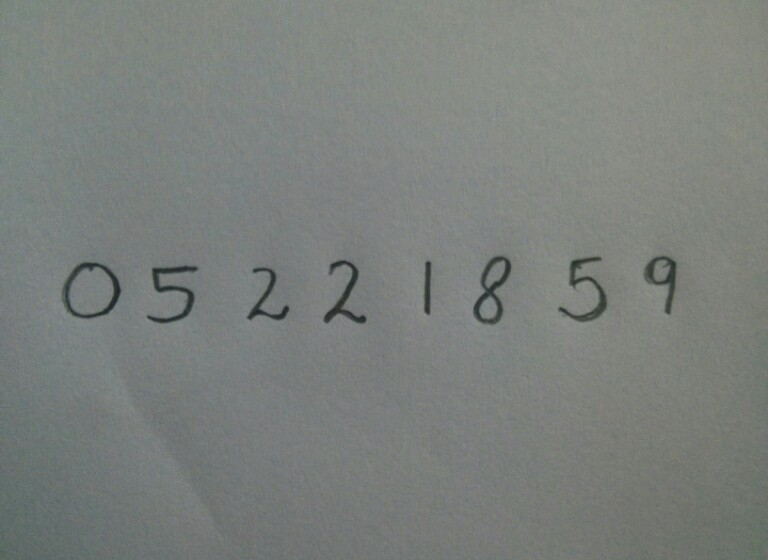
#> input picture Tensorflow Testing/digit recognization/photo_1.jpg, 768 x 560 px, given in place of the camera
$ jupyter execute --allow-errors mnist.ipynb   (older library calls are emulated)
#> lines starting #> are read from the running program, lines starting #| are printed output that depends on the picture; after the words box and inside, x2 and y2 are one past the last pixel; in counts of white or black regions, pixels touching at a corner belong together
#> further down, im is the input picture: shape (560, 768, 3); mean B, G, R 123.9, 127.4, 123
#> `ret, im_th = cv2.threshold(im_gray, 120, 255, cv2.THRESH_BINARY_INV)`:
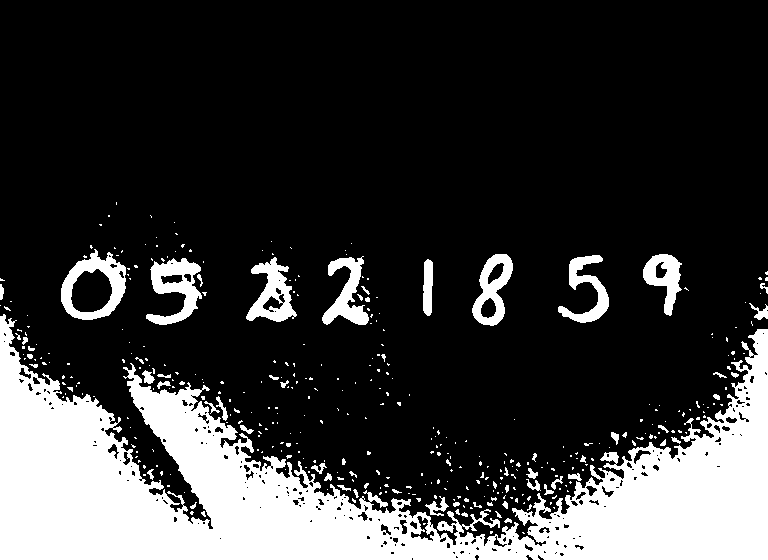
#> im_th: shape (560, 768); 21.8% white; 398 white regions (336 under 20 px)
#> `ima, ctrs, hier = cv2.findContours(im_th.copy(), cv2.RETR_EXTERNAL, cv..`: ctrs = 397 contours, 363 with area under 20; largest, box (x1, y1, x2, y2) and area: (0, 314, 768, 560) 78610, (61, 249, 126, 320) 3198, (146, 258, 202, 325) 1862, (472, 254, 513, 326) 1742, (246, 257, 297, 322) 1667
#> `cv2.drawContours(im, ctrs, -1, (173,213,0), 3)`:
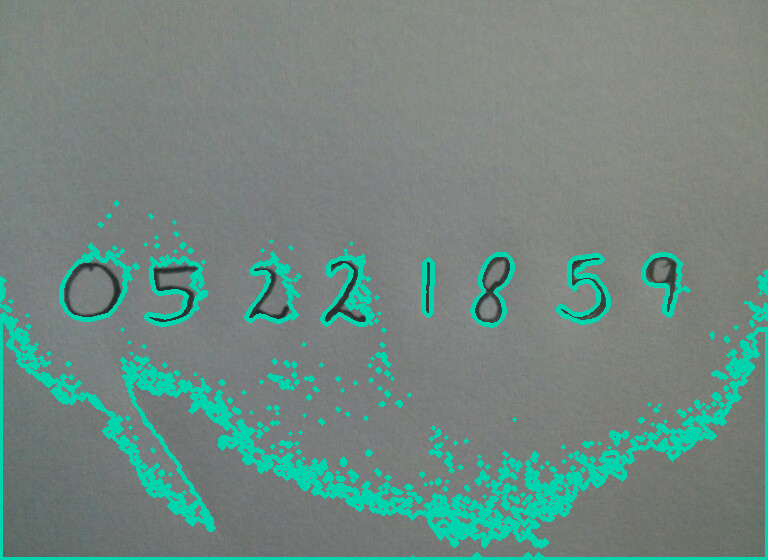
#> im: shape (560, 768, 3); 9.34% of pixels changed, all inside (x1, y1, x2, y2) = (0, 200, 768, 560)
[cell 1]
# TensorFlow and tf.keras
import tensorflow as tf
from tensorflow import keras
from skimage.feature import hog
import cv2

[cell 2]
#Helper library
import numpy as np
import matplotlib.pyplot as plt

#> (a cell that did not finish here is left out)

[cell 4]
cap = cv2.VideoCapture(0)

#> (the rest of this cell did not finish here and is left out)

$ run again, on Tensorflow Testing/digit recognization/photo_2.jpg
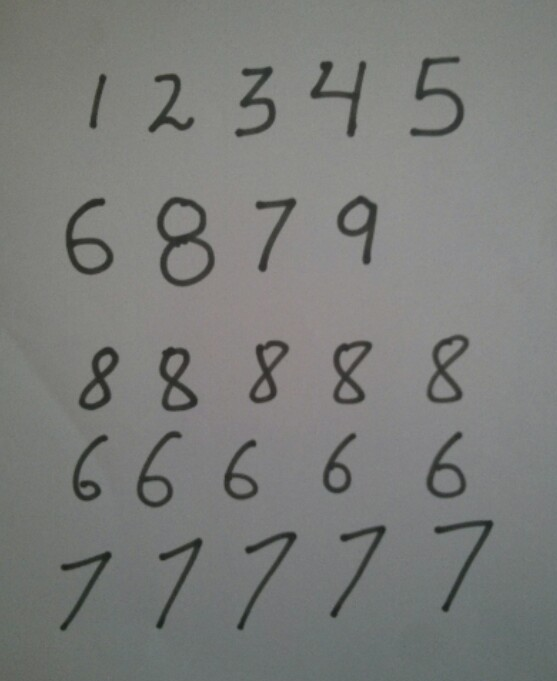
#> input picture Tensorflow Testing/digit recognization/photo_2.jpg, 557 x 681 px, given in place of the camera
#> im is the input picture: shape (681, 557, 3); mean B, G, R 122.1, 124.5, 123.1
#> `ret, im_th = cv2.threshold(im_gray, 120, 255, cv2.THRESH_BINARY_INV)`:
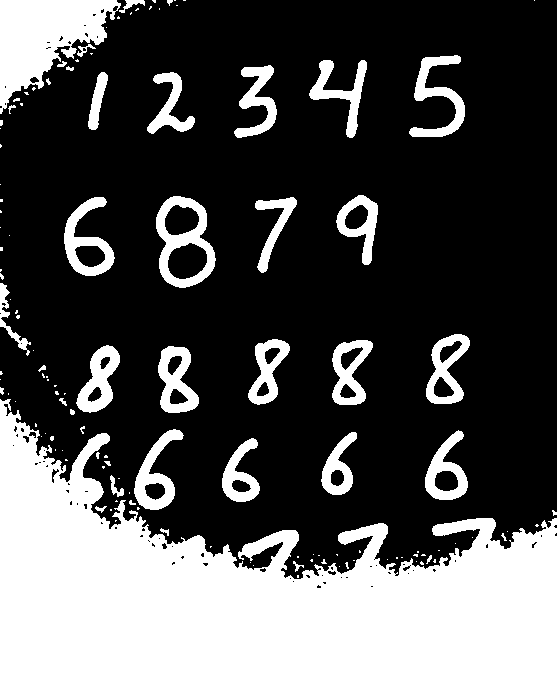
#> im_th: shape (681, 557); 31.4% white; 128 white regions (87 under 20 px)
#> ctrs = 128 contours, 100 with area under 20; largest, box (x1, y1, x2, y2) and area: (0, 399, 557, 681) 84776, (0, 0, 121, 114) 7054, (156, 196, 216, 288) 3998, (64, 197, 115, 276) 2021, (426, 334, 470, 404) 1824
#> `cv2.drawContours(im, ctrs, -1, (173,213,0), 3)`:
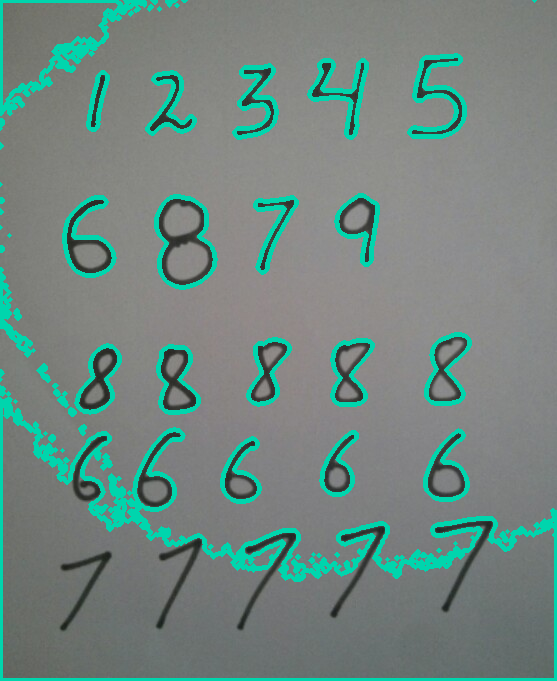
#> im: shape (681, 557, 3); 9.47% of pixels changed, all inside (x1, y1, x2, y2) = (0, 0, 557, 681)
